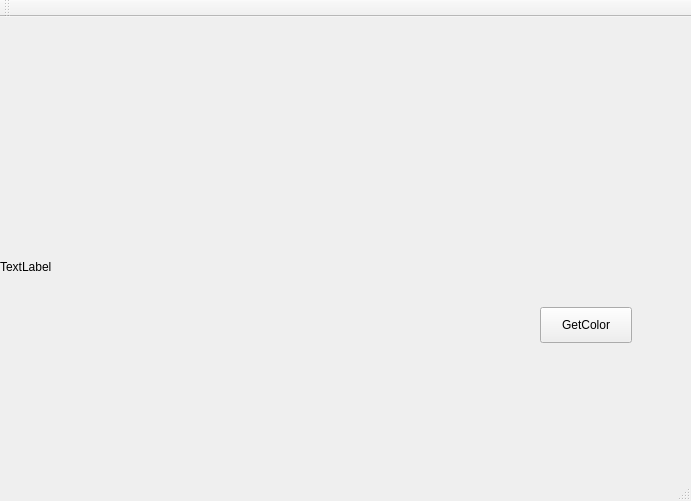
<?xml version="1.0" encoding="UTF-8"?>
<ui version="4.0">
 <class>MainWindow</class>
 <widget class="QMainWindow" name="MainWindow">
  <property name="geometry">
   <rect>
    <x>0</x>
    <y>0</y>
    <width>691</width>
    <height>501</height>
   </rect>
  </property>
  <property name="windowTitle">
   <string>MainWindow</string>
  </property>
  <widget class="QWidget" name="centralWidget">
   <widget class="QLabel" name="label">
    <property name="geometry">
     <rect>
      <x>0</x>
      <y>0</y>
      <width>491</width>
      <height>500</height>
     </rect>
    </property>
    <property name="text">
     <string>TextLabel</string>
    </property>
   </widget>
   <widget class="QPushButton" name="pushButton">
    <property name="geometry">
     <rect>
      <x>540</x>
      <y>290</y>
      <width>92</width>
      <height>36</height>
     </rect>
    </property>
    <property name="text">
     <string>GetColor</string>
    </property>
   </widget>
  </widget>
  <widget class="QMenuBar" name="menuBar">
   <property name="geometry">
    <rect>
     <x>0</x>
     <y>0</y>
     <width>691</width>
     <height>28</height>
    </rect>
   </property>
  </widget>
  <widget class="QToolBar" name="mainToolBar">
   <attribute name="toolBarArea">
    <enum>TopToolBarArea</enum>
   </attribute>
   <attribute name="toolBarBreak">
    <bool>false</bool>
   </attribute>
  </widget>
  <widget class="QStatusBar" name="statusBar"/>
 </widget>
 <layoutdefault spacing="6" margin="11"/>
 <resources/>
 <connections/>
</ui>
